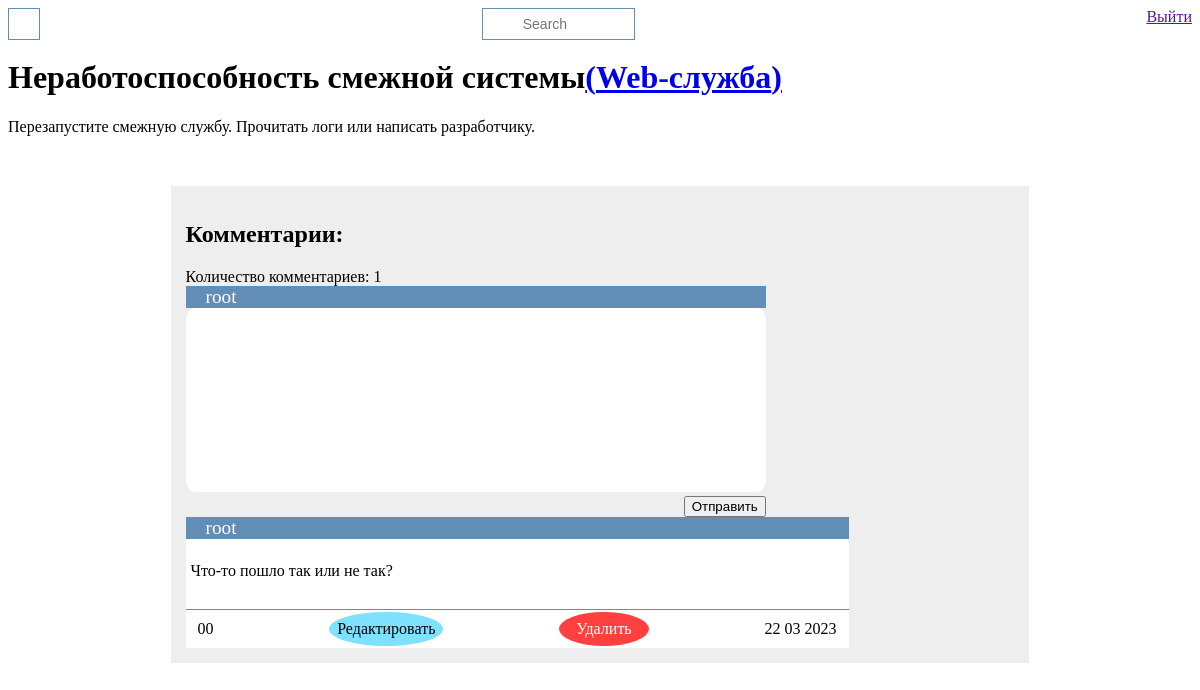
The app's page /symptom/1 (signed in) with its own data.
### problem/models.py (models this page shows, shortened)
class Symptom(models.Model):
    name        = models.CharField(max_length=100)
    description = models.TextField(blank=True)
    problem     = models.ForeignKey(Problem, on_delete=models.CASCADE)
    comments    = GenericRelation('Comment')

class Problem(models.Model):
    name        = models.CharField(max_length=100)
    description = models.CharField(max_length=150, blank=True)
    solution    = models.TextField(blank=True)
    comments    = GenericRelation("Comment")
    def get_absolute_url(self):
        return reverse("problem_detail", kwargs={"pk": self.pk})
    def __str__(self):
        return self.name

class Comment(MPTTModel):
    parent = TreeForeignKey('self', blank=True, null=True, verbose_name="Родительская категория", related_name="children", on_delete=models.CASCADE, editable=False)
    user = models.ForeignKey(User, blank=True, null=True, on_delete=models.CASCADE, verbose_name="Пользователь")
    body = models.TextField(verbose_name="Комментарий")
    like = models.IntegerField(default=0, verbose_name="like")
    dislike = models.IntegerField(default=0, verbose_name="dislike")
    user_like = models.ManyToManyField(User, verbose_name="Кто поставил лайк", related_name="users_like", blank=True)
    user_dislike = models.ManyToManyField(User, verbose_name="Кто поставил дизлайк", related_name="users_dislike", blank=True)
    count_comment = models.IntegerField(default=0, verbose_name="Количество комментариев")
    is_active = models.BooleanField(default=False, verbose_name="Модерация")
    created = models.DateTimeField(auto_now_add=True, verbose_name="Создан")
    updated = models.DateTimeField(auto_now=True, verbose_name="Обновлен")
    content_type = models.ForeignKey(ContentType, on_delete=models.CASCADE)
    object_id = models.PositiveIntegerField()
    content_object = GenericForeignKey("content_type", "object_id")
    class Meta:
        verbose_name = "Комментарий"
        verbose_name_plural = "Коментарии"
        ordering = ["-created"]

### problem/views.py (the view)
# urls.py: path("symptom/<slug:pk>", views.SymptomDetailView.as_view(), name="symptom_detail"),
class SymptomDetailView(generic.DetailView):
    model = Symptom

### problem/templatetags/forms.py
class CommentForm(forms.ModelForm):
    class Meta:
        model = Comment
        fields = ("body",)
        labels = {
            "body": ""
        }

### problem/templatetags/comments.py (called while the page is built)
@register.inclusion_tag(filename="add_comment.html")
def add_comment(obj, request):
    form_initial = {"content_type": ContentType.objects.get_for_model(obj), "object_id": obj.pk}
    comments = obj.comments.filter(is_active=True).order_by("-created")
    all_coments = comments.count()
    paginator = Paginator(comments, 5)
    page = request.GET.get('page')
    comments = paginator.get_page(page)
    form = CommentForm(initial=form_initial)
    return {
        "comments": comments,
        "all_comment": all_coments,
        "request": request,
        "form": form,
        "obj": obj,
        "content_type": ContentType.objects.get_for_model(obj),
    }

### problem/templates/problem/symptom_detail.html
{% extends 'base_generic.html' %}
{% block content %}
    <h1>{{ symptom.name }}<a href="{{ symptom.problem.get_absolute_url }}">({{ symptom.problem }})</a></h1>
    <div class="symptom-description">
        {{ symptom.description }}
    </div>
{% endblock content %}
{% block comment %}
    {% load comments %}
    {% add_comment symptom request%}
{% endblock comment %}

### problem/templates/add_comment.html (shortened to what this page needs)
<div class="comment-tree">
    <h2 class="subtitle is-4">Комментарии:</h2>
    <span class="comment-count">Количество комментариев: {{ all_comment }}</span>
    {% if request.user.is_authenticated %}
        <form action="/add_comment" method="post" class="mb-6">
            <span class="username">{{ request.user }}</span>
            <div class="comment-text">
            {{ form }}
            </div>
            <div class="field">
                <div class="control">
                    <button class="button is-success">Отправить</button>
                </div>
            </div>
        </form>
    {% endif %}
    <div class="comment-container">
        {% for comment in comments %}
            <div class="comment">
                <span class="comment-author">{{ comment.user }}</span>
                <div class="comment-body">
                    {{ comment.body.strip }}
                </div>
                <div class="comment-footer">
                    <div class="ld-container" data-id="{{ comment.pk }}">
                        {% if request.user in comment.user_like.all %}
                            <span class="likes selected">{{ comment.like }} </span>
                        {% else %}
                        <span class="likes">{{ comment.like }} </span>
                        {% endif %}
                        {% if request.user in comment.user_dislike.all %}
                            <span class="dislikes selected">{{ comment.dislike }}</span>
                        {% else %}
                            <span class="dislikes">{{ comment.dislike }}</span>
                        {% endif %}
                    </div>
                    {% if request.user == comment.user or request.user.admin %}
                        <span class="comment-edit">Редактировать</span>
                        <span class="comment-delete">Удалить</span>
                    {% endif %}
                    <span class="comment-date">
                        {{ comment.created|date:"d m Y" }}
                    </span>
                </div>
            </div>
        {% endfor %}
    </div>
</div>

### problem/static/css/style.css (style rules this page uses)
:root { --main-container-bg-color: #eee; --main-border-color: #628DB6; --main-solution-color: #c9f0dd; --main-card-bg-color: whitesmoke; --hover-color: rgb(175, 175, 175); --comment-color: rgb(125, 225, 255); --comment-color-hover: rgb(79, 209, 248); --dangerous-color: #FF4040; }
.comment-tree { display: flex; width: 70%; margin: auto; margin-top: 50px; padding: 15px; background-color: var(--main-container-bg-color); justify-content: center; flex-direction: column; }
.mb-6 { display: flex; flex-direction: column; width: 70%; justify-content: center; }
.username, .comment-author { padding-left: 20px; background-color: var(--main-border-color); color: white; font-size: larger; }
#id_body { width: 100%; box-sizing: border-box; min-height: 60px; resize: none; word-wrap: break-word; overflow: hidden; border: none; font-size: 16px; border-radius: 10px; }
.control { display: flex; justify-content: flex-end; }
.comment-container { display: flex; flex-direction: column; gap: 15px; }
.comment { display: flex; justify-content: center; flex-direction: column; width: 80%; }
.comment-body { min-height: 60px; padding: 5px; background-color: white; border-bottom:1px solid var(--main-border-color); white-space: pre-line; }
.comment-footer { display: flex; min-height: 20px; padding-left: 10px; padding-right: 10px; justify-content: space-between; background-color: white; }
.comment-footer > * { display: flex; justify-content: center; align-items: center; margin: 2px; }
.likes, .dislikes { cursor: pointer; }
.likes::before { content: url('https://api.iconify.design/uiw/like-o.svg'); }
.dislikes::before { content: url('https://api.iconify.design/uiw/dislike-o.svg'); }
.comment-edit { cursor: pointer; background-color: var(--comment-color); border-radius: 50%; padding: 8px; text-align: center; }
.comment-delete { cursor: pointer; background-color: var(--dangerous-color); color: white; width: 80px; border-radius: 50%; padding-left: 5px; padding-right: 5px; }

### records on screen
Symptom: name "Неработоспособность смежной системы", problem "Web-служба", description "Перезапустите смежную службу. Прочитать логи или написать разработчику."
Comment: user "root", body.strip "Что-то пошло так или не так?", like "0", dislike "0", shows "Редактировать", created "22 03 2023"

### other values on screen
{{ all_comment }} "1"
{{ request.user }} "root"
